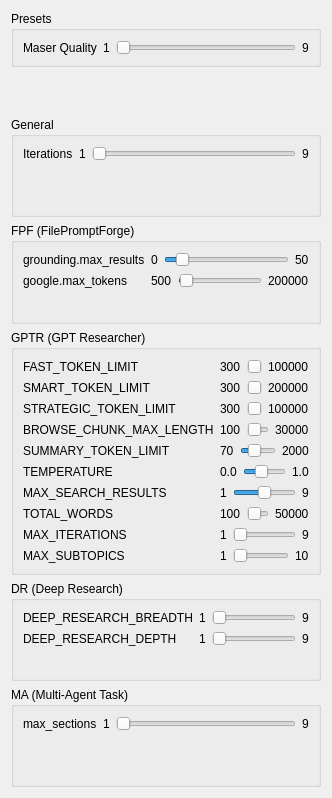
        <widget class="QWidget" name="scrollAreaWidgetContents">
         <property name="geometry">
          <rect>
           <x>0</x>
           <y>0</y>
           <width>312</width>
           <height>798</height>
          </rect>
         </property>
         <layout class="QVBoxLayout" name="mainLayout">
          <item alignment="Qt::AlignTop">
           <widget class="QGroupBox" name="groupGeneral">
            <property name="title">
             <string>Presets</string>
            </property>
            <layout class="QFormLayout" name="formGeneral">
             <item row="0" column="0">
              <widget class="QLabel" name="labelIterations">
               <property name="text">
                <string>Maser Quality</string>
               </property>
              </widget>
             </item>
             <item row="0" column="1">
              <layout class="QHBoxLayout" name="hLayoutIterations">
               <item>
                <widget class="QLabel" name="labelIterationsMin">
                 <property name="text">
                  <string>1</string>
                 </property>
                </widget>
               </item>
               <item>
                <widget class="QSlider" name="sliderIterations">
                 <property name="minimum">
                  <number>1</number>
                 </property>
                 <property name="maximum">
                  <number>9</number>
                 </property>
                 <property name="value">
                  <number>1</number>
                 </property>
                 <property name="orientation">
                  <enum>Qt::Horizontal</enum>
                 </property>
                </widget>
               </item>
               <item>
                <widget class="QLabel" name="labelIterationsMax">
                 <property name="text">
                  <string>9</string>
                 </property>
                </widget>
               </item>
              </layout>
             </item>
            </layout>
           </widget>
          </item>
          <item>
           <widget class="QGroupBox" name="groupGeneral_2">
            <property name="title">
             <string>General</string>
            </property>
            <layout class="QFormLayout" name="formGeneral_2">
             <item row="0" column="0">
              <widget class="QLabel" name="labelIterations_2">
               <property name="text">
                <string>Iterations</string>
               </property>
              </widget>
             </item>
             <item row="0" column="1">
              <layout class="QHBoxLayout" name="hLayoutIterations_2">
               <item>
                <widget class="QLabel" name="labelIterationsMin_2">
                 <property name="text">
                  <string>1</string>
                 </property>
                </widget>
               </item>
               <item>
                <widget class="QSlider" name="sliderIterations_2">
                 <property name="minimum">
                  <number>1</number>
                 </property>
                 <property name="maximum">
                  <number>9</number>
                 </property>
                 <property name="value">
                  <number>1</number>
                 </property>
                 <property name="orientation">
                  <enum>Qt::Horizontal</enum>
                 </property>
                </widget>
               </item>
               <item>
                <widget class="QLabel" name="labelIterationsMax_2">
                 <property name="text">
                  <string>9</string>
                 </property>
                </widget>
               </item>
              </layout>
             </item>
            </layout>
           </widget>
          </item>
          <item>
           <widget class="QGroupBox" name="groupFPF">
            <property name="title">
             <string>FPF (FilePromptForge)</string>
            </property>
            <layout class="QFormLayout" name="formFPF">
             <item row="0" column="0">
              <widget class="QLabel" name="labelGroundingMaxResults">
               <property name="text">
                <string>grounding.max_results</string>
               </property>
              </widget>
             </item>
             <item row="0" column="1">
              <layout class="QHBoxLayout" name="hLayoutGroundingMaxResults">
               <item>
                <widget class="QLabel" name="labelGroundingMaxResultsMin">
                 <property name="text">
                  <string>0</string>
                 </property>
                </widget>
               </item>
               <item>
                <widget class="QSlider" name="sliderGroundingMaxResults">
                 <property name="minimum">
                  <number>0</number>
                 </property>
                 <property name="maximum">
                  <number>50</number>
                 </property>
                 <property name="value">
                  <number>5</number>
                 </property>
                 <property name="orientation">
                  <enum>Qt::Horizontal</enum>
                 </property>
                </widget>
               </item>
               <item>
                <widget class="QLabel" name="labelGroundingMaxResultsMax">
                 <property name="text">
                  <string>50</string>
                 </property>
                </widget>
               </item>
              </layout>
             </item>
             <item row="1" column="0">
              <widget class="QLabel" name="labelGoogleMaxTokens">
               <property name="text">
                <string>google.max_tokens</string>
               </property>
              </widget>
             </item>
             <item row="1" column="1">
              <layout class="QHBoxLayout" name="hLayoutGoogleMaxTokens">
               <item>
                <widget class="QLabel" name="labelGoogleMaxTokensMin">
                 <property name="text">
                  <string>500</string>
                 </property>
                </widget>
               </item>
               <item>
                <widget class="QSlider" name="sliderGoogleMaxTokens">
                 <property name="minimum">
                  <number>500</number>
                 </property>
                 <property name="maximum">
                  <number>200000</number>
                 </property>
                 <property name="value">
                  <number>1500</number>
                 </property>
                 <property name="orientation">
                  <enum>Qt::Horizontal</enum>
                 </property>
                </widget>
               </item>
               <item>
                <widget class="QLabel" name="labelGoogleMaxTokensMax">
                 <property name="text">
                  <string>200000</string>
                 </property>
                </widget>
               </item>
              </layout>
             </item>
            </layout>
           </widget>
          </item>
          <item>
           <widget class="QGroupBox" name="groupGPTR">
            <property name="title">
             <string>GPTR (GPT Researcher)</string>
            </property>
            <layout class="QFormLayout" name="formGPTR">
             <item row="0" column="0">
              <widget class="QLabel" name="labelFastTokenLimit">
               <property name="text">
                <string>FAST_TOKEN_LIMIT</string>
               </property>
              </widget>
             </item>
             <item row="0" column="1">
              <layout class="QHBoxLayout" name="hLayoutFastTokenLimit">
               <item>
                <widget class="QLabel" name="labelFastTokenLimitMin">
                 <property name="text">
                  <string>300</string>
                 </property>
                </widget>
               </item>
               <item>
                <widget class="QSlider" name="sliderFastTokenLimit">
                 <property name="minimum">
                  <number>300</number>
                 </property>
                 <property name="maximum">
                  <number>100000</number>
                 </property>
                 <property name="value">
                  <number>300</number>
                 </property>
                 <property name="orientation">
                  <enum>Qt::Horizontal</enum>
                 </property>
                </widget>
               </item>
               <item>
                <widget class="QLabel" name="labelFastTokenLimitMax">
                 <property name="text">
                  <string>100000</string>
                 </property>
                </widget>
               </item>
              </layout>
             </item>
             <item row="1" column="0">
              <widget class="QLabel" name="labelSmartTokenLimit">
               <property name="text">
                <string>SMART_TOKEN_LIMIT</string>
               </property>
              </widget>
             </item>
             <item row="1" column="1">
              <layout class="QHBoxLayout" name="hLayoutSmartTokenLimit">
               <item>
                <widget class="QLabel" name="labelSmartTokenLimitMin">
                 <property name="text">
                  <string>300</string>
                 </property>
                </widget>
               </item>
               <item>
                <widget class="QSlider" name="sliderSmartTokenLimit">
                 <property name="minimum">
                  <number>300</number>
                 </property>
                 <property name="maximum">
                  <number>200000</number>
                 </property>
                 <property name="value">
                  <number>600</number>
                 </property>
                 <property name="orientation">
                  <enum>Qt::Horizontal</enum>
                 </property>
                </widget>
               </item>
               <item>
                <widget class="QLabel" name="labelSmartTokenLimitMax">
                 <property name="text">
                  <string>200000</string>
                 </property>
                </widget>
               </item>
              </layout>
             </item>
             <item row="2" column="0">
              <widget class="QLabel" name="labelStrategicTokenLimit">
               <property name="text">
                <string>STRATEGIC_TOKEN_LIMIT</string>
               </property>
              </widget>
             </item>
             <item row="2" column="1">
              <layout class="QHBoxLayout" name="hLayoutStrategicTokenLimit">
               <item>
                <widget class="QLabel" name="labelStrategicTokenLimitMin">
                 <property name="text">
                  <string>300</string>
                 </property>
                </widget>
               </item>
               <item>
                <widget class="QSlider" name="sliderStrategicTokenLimit">
                 <property name="minimum">
                  <number>300</number>
                 </property>
                 <property name="maximum">
                  <number>100000</number>
                 </property>
                 <property name="value">
                  <number>400</number>
                 </property>
                 <property name="orientation">
                  <enum>Qt::Horizontal</enum>
                 </property>
                </widget>
               </item>
               <item>
                <widget class="QLabel" name="labelStrategicTokenLimitMax">
                 <property name="text">
                  <string>100000</string>
                 </property>
                </widget>
               </item>
              </layout>
             </item>
             <item row="3" column="0">
              <widget class="QLabel" name="labelBrowseChunkMaxLength">
               <property name="text">
                <string>BROWSE_CHUNK_MAX_LENGTH</string>
               </property>
              </widget>
             </item>
             <item row="3" column="1">
              <layout class="QHBoxLayout" name="hLayoutBrowseChunkMaxLength">
               <item>
                <widget class="QLabel" name="labelBrowseChunkMaxLengthMin">
                 <property name="text">
                  <string>100</string>
                 </property>
                </widget>
               </item>
               <item>
                <widget class="QSlider" name="sliderBrowseChunkMaxLength">
                 <property name="minimum">
                  <number>100</number>
                 </property>
                 <property name="maximum">
                  <number>30000</number>
                 </property>
                 <property name="value">
                  <number>892</number>
                 </property>
                 <property name="orientation">
                  <enum>Qt::Horizontal</enum>
                 </property>
                </widget>
               </item>
               <item>
                <widget class="QLabel" name="labelBrowseChunkMaxLengthMax">
                 <property name="text">
                  <string>30000</string>
                 </property>
                </widget>
               </item>
              </layout>
             </item>
             <item row="4" column="0">
              <widget class="QLabel" name="labelSummaryTokenLimit">
               <property name="text">
                <string>SUMMARY_TOKEN_LIMIT</string>
               </property>
              </widget>
             </item>
             <item row="4" column="1">
              <layout class="QHBoxLayout" name="hLayoutSummaryTokenLimit">
               <item>
                <widget class="QLabel" name="labelSummaryTokenLimitMin">
                 <property name="text">
                  <string>70</string>
                 </property>
                </widget>
               </item>
               <item>
                <widget class="QSlider" name="sliderSummaryTokenLimit">
                 <property name="sizePolicy">
                  <sizepolicy hsizetype="Expanding" vsizetype="Fixed">
                   <horstretch>0</horstretch>
                   <verstretch>0</verstretch>
                  </sizepolicy>
                 </property>
                 <property name="minimum">
                  <number>70</number>
                 </property>
                 <property name="maximum">
                  <number>2000</number>
                 </property>
                 <property name="value">
                  <number>700</number>
                 </property>
                 <property name="orientation">
                  <enum>Qt::Horizontal</enum>
                 </property>
                </widget>
               </item>
               <item>
                <widget class="QLabel" name="labelSummaryTokenLimitMax">
                 <property name="text">
                  <string>2000</string>
                 </property>
                </widget>
               </item>
              </layout>
             </item>
             <item row="5" column="0">
              <widget class="QLabel" name="labelTemperature">
               <property name="text">
                <string>TEMPERATURE</string>
               </property>
              </widget>
             </item>
             <item row="5" column="1">
              <layout class="QHBoxLayout" name="hLayoutTemperature">
               <item>
                <widget class="QLabel" name="labelTemperatureMin">
                 <property name="text">
                  <string>0.0</string>
                 </property>
                </widget>
               </item>
               <item>
                <widget class="QSlider" name="sliderTemperature">
                 <property name="sizePolicy">
                  <sizepolicy hsizetype="Expanding" vsizetype="Fixed">
                   <horstretch>0</horstretch>
                   <verstretch>0</verstretch>
                  </sizepolicy>
                 </property>
                 <property name="minimum">
                  <number>0</number>
                 </property>
                 <property name="maximum">
                  <number>100</number>
                 </property>
                 <property name="value">
                  <number>40</number>
                 </property>
                 <property name="orientation">
                  <enum>Qt::Horizontal</enum>
                 </property>
                </widget>
               </item>
               <item>
                <widget class="QLabel" name="labelTemperatureMax">
                 <property name="text">
                  <string>1.0</string>
                 </property>
                </widget>
               </item>
              </layout>
             </item>
             <item row="6" column="0">
              <widget class="QLabel" name="labelMaxSearchResultsPerQuery">
               <property name="text">
                <string>MAX_SEARCH_RESULTS</string>
               </property>
              </widget>
             </item>
             <item row="6" column="1">
              <layout class="QHBoxLayout" name="hLayoutMaxSearchResultsPerQuery">
               <item>
                <widget class="QLabel" name="labelMaxSearchResultsPerQueryMin">
                 <property name="text">
                  <string>1</string>
                 </property>
                </widget>
               </item>
               <item>
                <widget class="QSlider" name="sliderMaxSearchResultsPerQuery">
                 <property name="sizePolicy">
                  <sizepolicy hsizetype="Expanding" vsizetype="Fixed">
                   <horstretch>0</horstretch>
                   <verstretch>0</verstretch>
                  </sizepolicy>
                 </property>
                 <property name="minimum">
                  <number>1</number>
                 </property>
                 <property name="maximum">
                  <number>9</number>
                 </property>
                 <property name="value">
                  <number>5</number>
                 </property>
                 <property name="orientation">
                  <enum>Qt::Horizontal</enum>
                 </property>
                </widget>
               </item>
               <item>
                <widget class="QLabel" name="labelMaxSearchResultsPerQueryMax">
                 <property name="text">
                  <string>9</string>
                 </property>
                </widget>
               </item>
              </layout>
             </item>
             <item row="7" column="0">
              <widget class="QLabel" name="labelTotalWords">
               <property name="text">
                <string>TOTAL_WORDS</string>
               </property>
              </widget>
             </item>
             <item row="7" column="1">
              <layout class="QHBoxLayout" name="hLayoutTotalWords">
               <item>
                <widget class="QLabel" name="labelTotalWordsMin">
                 <property name="text">
                  <string>100</string>
                 </property>
                </widget>
               </item>
               <item>
                <widget class="QSlider" name="sliderTotalWords">
                 <property name="sizePolicy">
                  <sizepolicy hsizetype="Expanding" vsizetype="Fixed">
                   <horstretch>0</horstretch>
                   <verstretch>0</verstretch>
                  </sizepolicy>
                 </property>
                 <property name="minimum">
                  <number>100</number>
                 </property>
                 <property name="maximum">
                  <number>50000</number>
                 </property>
                 <property name="value">
                  <number>100</number>
                 </property>
                 <property name="orientation">
                  <enum>Qt::Horizontal</enum>
                 </property>
                </widget>
               </item>
               <item>
                <widget class="QLabel" name="labelTotalWordsMax">
                 <property name="text">
                  <string>50000</string>
                 </property>
                </widget>
               </item>
              </layout>
             </item>
             <item row="8" column="0">
              <widget class="QLabel" name="labelMaxIterations">
               <property name="text">
                <string>MAX_ITERATIONS</string>
               </property>
              </widget>
             </item>
             <item row="8" column="1">
              <layout class="QHBoxLayout" name="hLayoutMaxIterations">
               <item>
                <widget class="QLabel" name="labelMaxIterationsMin">
                 <property name="text">
                  <string>1</string>
                 </property>
                </widget>
               </item>
               <item>
                <widget class="QSlider" name="sliderMaxIterations">
                 <property name="sizePolicy">
                  <sizepolicy hsizetype="Expanding" vsizetype="Fixed">
                   <horstretch>0</horstretch>
                   <verstretch>0</verstretch>
                  </sizepolicy>
                 </property>
                 <property name="minimum">
                  <number>1</number>
                 </property>
                 <property name="maximum">
                  <number>9</number>
                 </property>
                 <property name="value">
                  <number>1</number>
                 </property>
                 <property name="orientation">
                  <enum>Qt::Horizontal</enum>
                 </property>
                </widget>
               </item>
               <item>
                <widget class="QLabel" name="labelMaxIterationsMax">
                 <property name="text">
                  <string>9</string>
                 </property>
                </widget>
               </item>
              </layout>
             </item>
             <item row="9" column="0">
              <widget class="QLabel" name="labelMaxSubtopics">
               <property name="text">
                <string>MAX_SUBTOPICS</string>
               </property>
              </widget>
             </item>
             <item row="9" column="1">
              <layout class="QHBoxLayout" name="hLayoutMaxSubtopics">
               <item>
                <widget class="QLabel" name="labelMaxSubtopicsMin">
                 <property name="text">
                  <string>1</string>
                 </property>
                </widget>
               </item>
               <item>
                <widget class="QSlider" name="sliderMaxSubtopics">
                 <property name="minimum">
                  <number>1</number>
                 </property>
                 <property name="maximum">
                  <number>10</number>
                 </property>
                 <property name="value">
                  <number>1</number>
                 </property>
                 <property name="orientation">
                  <enum>Qt::Horizontal</enum>
                 </property>
                </widget>
               </item>
               <item>
                <widget class="QLabel" name="labelMaxSubtopicsMax">
                 <property name="text">
                  <string>10</string>
                 </property>
                </widget>
               </item>
              </layout>
             </item>
            </layout>
           </widget>
          </item>
          <item>
           <widget class="QGroupBox" name="groupDR">
            <property name="minimumSize">
             <size>
              <width>0</width>
              <height>0</height>
             </size>
            </property>
            <property name="title">
             <string>DR (Deep Research)</string>
            </property>
            <layout class="QFormLayout" name="formDR">
             <item row="0" column="0">
              <widget class="QLabel" name="labelDeepResearchBreadth">
               <property name="text">
                <string>DEEP_RESEARCH_BREADTH</string>
               </property>
              </widget>
             </item>
             <item row="0" column="1">
              <layout class="QHBoxLayout" name="hLayoutDeepResearchBreadth">
               <item>
                <widget class="QLabel" name="labelDeepResearchBreadthMin">
                 <property name="text">
                  <string>1</string>
                 </property>
                </widget>
               </item>
               <item>
                <widget class="QSlider" name="sliderDeepResearchBreadth">
                 <property name="minimum">
                  <number>1</number>
                 </property>
                 <property name="maximum">
                  <number>9</number>
                 </property>
                 <property name="value">
                  <number>1</number>
                 </property>
                 <property name="orientation">
                  <enum>Qt::Horizontal</enum>
                 </property>
                </widget>
               </item>
               <item>
                <widget class="QLabel" name="labelDeepResearchBreadthMax">
                 <property name="text">
                  <string>9</string>
                 </property>
                </widget>
               </item>
              </layout>
             </item>
             <item row="1" column="0">
              <widget class="QLabel" name="labelDeepResearchDepth">
               <property name="text">
                <string>DEEP_RESEARCH_DEPTH</string>
               </property>
              </widget>
             </item>
             <item row="1" column="1">
              <layout class="QHBoxLayout" name="hLayoutDeepResearchDepth">
               <item>
                <widget class="QLabel" name="labelDeepResearchDepthMin">
                 <property name="text">
                  <string>1</string>
                 </property>
                </widget>
               </item>
               <item>
                <widget class="QSlider" name="sliderDeepResearchDepth">
                 <property name="minimum">
                  <number>1</number>
                 </property>
                 <property name="maximum">
                  <number>9</number>
                 </property>
                 <property name="value">
                  <number>1</number>
                 </property>
                 <property name="orientation">
                  <enum>Qt::Horizontal</enum>
                 </property>
                </widget>
               </item>
               <item>
                <widget class="QLabel" name="labelDeepResearchDepthMax">
                 <property name="text">
                  <string>9</string>
                 </property>
                </widget>
               </item>
              </layout>
             </item>
            </layout>
           </widget>
          </item>
          <item>
           <widget class="QGroupBox" name="groupMA">
            <property name="title">
             <string>MA (Multi-Agent Task)</string>
            </property>
            <layout class="QFormLayout" name="formMA">
             <item row="0" column="0">
              <widget class="QLabel" name="labelMaxSections">
               <property name="text">
                <string>max_sections</string>
               </property>
              </widget>
             </item>
             <item row="0" column="1">
              <layout class="QHBoxLayout" name="hLayoutMaxSections">
               <item>
                <widget class="QLabel" name="labelMaxSectionsMin">
                 <property name="text">
                  <string>1</string>
                 </property>
                </widget>
               </item>
               <item>
                <widget class="QSlider" name="sliderMaxSections">
                 <property name="minimum">
                  <number>1</number>
                 </property>
                 <property name="maximum">
                  <number>9</number>
                 </property>
                 <property name="value">
                  <number>1</number>
                 </property>
                 <property name="orientation">
                  <enum>Qt::Horizontal</enum>
                 </property>
                </widget>
               </item>
               <item>
                <widget class="QLabel" name="labelMaxSectionsMax">
                 <property name="text">
                  <string>9</string>
                 </property>
                </widget>
               </item>
              </layout>
             </item>
            </layout>
           </widget>
          </item>
         </layout>
        </widget>
